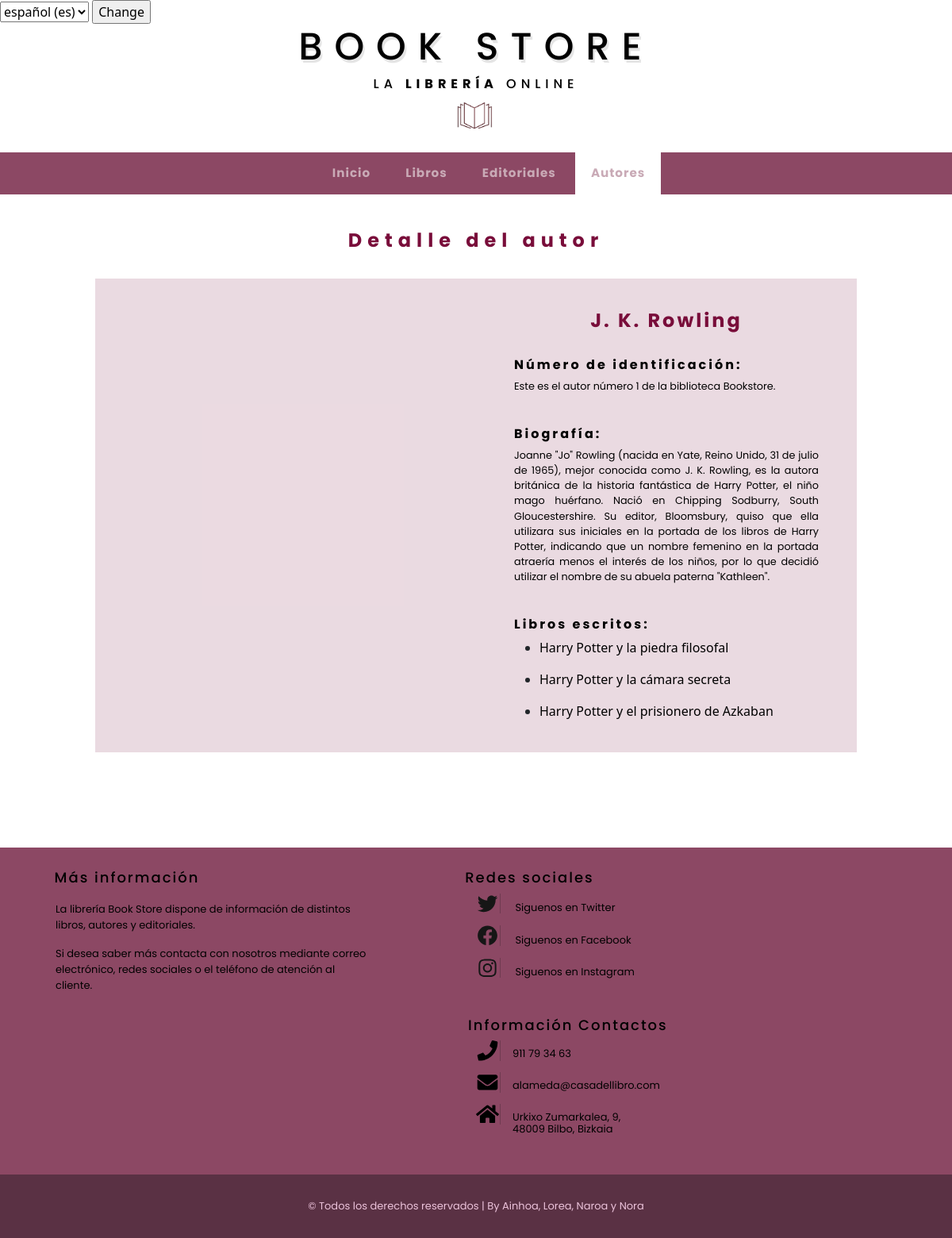
The page /appBookStore/autor/1/libros/ on the database its author committed.
### appBookStore/models.py (models this page shows, shortened)
class Autor(models.Model):
    nombre = models.CharField(max_length=50)
    biografia = models.CharField(max_length=800)
    imagenLink = models.CharField(max_length=800)

class Libro(models.Model):
    nombre = models.CharField(max_length=50)
    autores = models.ManyToManyField(Autor)
    editorial = models.ForeignKey(Editorial, on_delete=models.CASCADE)
    genero = models.ForeignKey(Genero, on_delete=models.CASCADE)
    idioma = models.ForeignKey(Idioma, on_delete=models.CASCADE)
    paginas = models.IntegerField(default=0)
    sinopsis = models.CharField(max_length=800)
    fechaPubli = models.DateField()
    mediaValoracion = models.FloatField(default=0)
    numValoraciones = models.IntegerField(default=0)
    imagenLink = models.CharField(max_length=800)

### appBookStore/views.py (the view)
# urls.py: path('autor/<int:autor_id>/libros/', views.detallesAutores, name='detallesAutores'),
def detallesAutores(request, autor_id):
	autor = get_object_or_404(Autor, pk=autor_id)
	libros = autor.libro_set.all()
	context = {'autor' : autor, 'libros': libros}
	return render(request, 'detallesAutor.html', context)

### appBookStore/templates/detallesAutor.html (shortened to what this page needs)
{% extends "base.html" %}
{% load static %}
{% block titulo %} Detalle del autor {% endblock %}
{% block contenido %}
    <div class="ila">
        <div class="zuta">
            <div>
            </div>
        </div>
        <div class="zuta">
            <h3 class="tituloLibro">  {{ autor.nombre }}</h3>
            <br>
                {% if autor %}
                    <div>
                        <h4 class="infoTitulos"> Número de identificación:</h4>
                            <p class="texto">
                                Este es el autor número {{ autor.id }} de la biblioteca Bookstore.
                            </p>
                            <br>
                        <h4 class="infoTitulos"> Biografía:</h4>
                            <p class="texto">
                                {{ autor.biografia }}
                            </p>
                            <br>
                        <h4 class="infoTitulos"> Libros escritos:</h4>
                            <div class="texto">
                                {% if libros %}
                                {% for l in libros %}
                                <ul>
                                    <li>
                                        <a href= "{% url 'detallesLibro' l.id %}">{{ l.nombre }}</a>
                                    </li>
                                </ul>
                                {% endfor %}
                                {% else %}
                                    <p>El autor {{ autor.nombre }} no tiene libros</p>
                                {% endif %}
                              </div>
                            <br>
                    </div>
                    {% else %}
                        <p class="texto">No existe este autor.</p>
                    {% endif %}
        </div>
    </div>
{% endblock %}

### appBookStore/static/css/main.css (style rules this page uses)
html { min-height: 100%; position: relative; }
body.fondo { background-color: white; margin-top: -64px; height: 100%; padding: 0px; margin: 0px; margin-bottom: 0px; }
a:link { color: rgb(0, 0, 0); text-decoration: none; }

### appBookStore/static/css/detalles.css (style rules this page uses)
.tituloLibro { font-family: 'Poppins', sans-serif; color:rgb(121, 13, 58); font-size: 1.5em; letter-spacing: 3px; text-align: center; font-weight: bold; margin-top: 10%; }
.infoTitulos { font-family: 'Poppins', sans-serif; color: rgb(0, 0, 0); font-size: 1em; letter-spacing: 3px; text-align: left; font-weight: bold; }
p.texto { font-family: 'Poppins', sans-serif; color: rgb(0, 0, 0); font-size: 0.8em; text-align:justify; }
.zuta { float: left; margin-left: 5%; margin-right: 5%; border: black; width: 40%; }
.ila { content: ""; display: table; clear: both; border: black; background-color: rgba(121, 13, 58, 0.151); width: 80%; float: left; margin-left: 10%; margin-right: 10%; margin-bottom: 10%; }

### rows shown on the page
Autor: nombre "J. K. Rowling", id "1", biografia "Joanne \"Jo\" Rowling (nacida en Yate, Reino Unido, 31 de julio de 1965), mejor conocida como J. K. Rowling, es la autora británica de la historia fantástica de Harry Potter, el niño mago huérfano. Nació en Chipping Sodburry, South Gloucestershire. Su editor, Bloomsbury, quiso que ella utilizara sus iniciales en la portada de los libros de Harry Potter, indicando que un nombre femenino en la portada atraería menos el interés de los niños, por lo que decidió utilizar el nombre de su abuela paterna \"Kathleen\"."
Libro: nombre "Harry Potter y la piedra filosofal"
Libro: nombre "Harry Potter y la cámara secreta"
Libro: nombre "Harry Potter y el prisionero de Azkaban"

### other values the page prints
form field language "español (es)"
